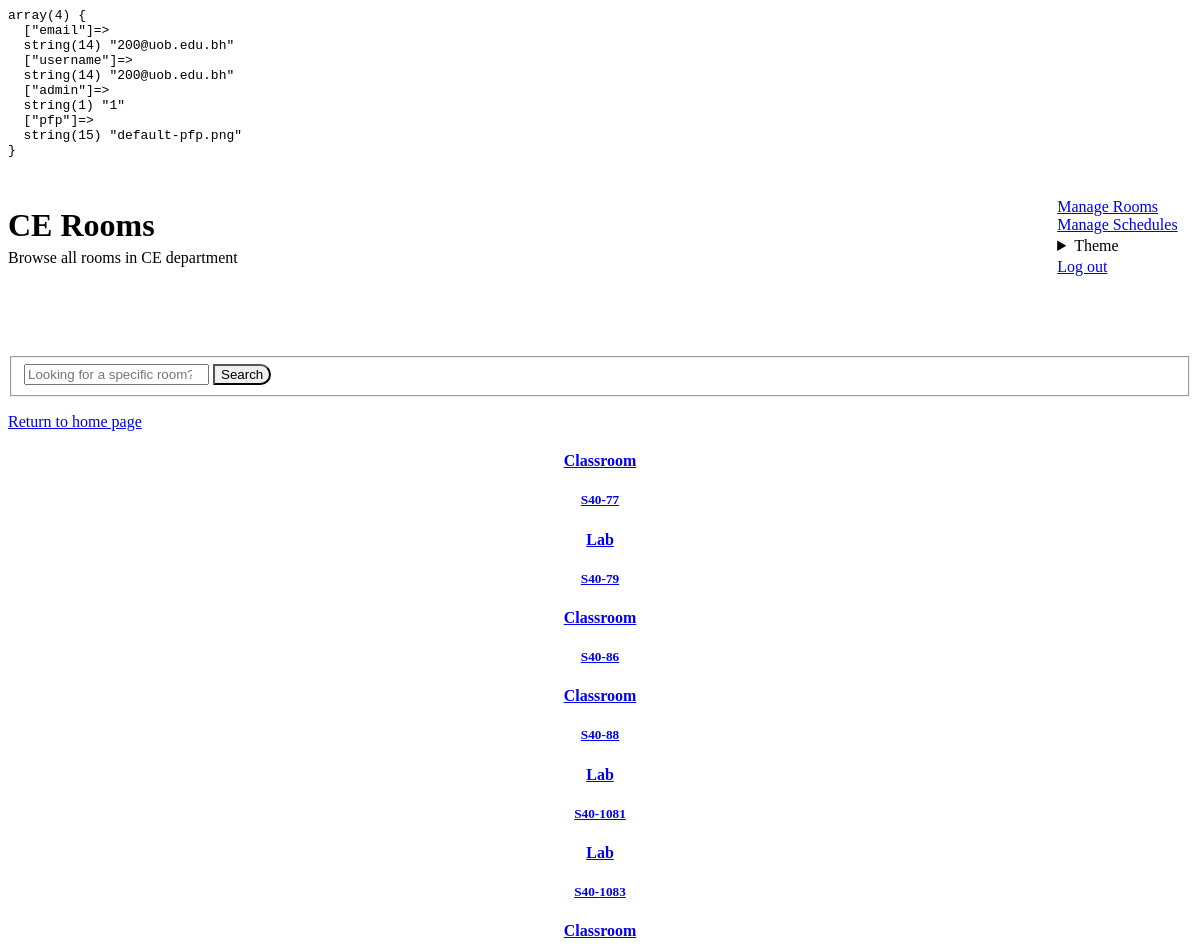
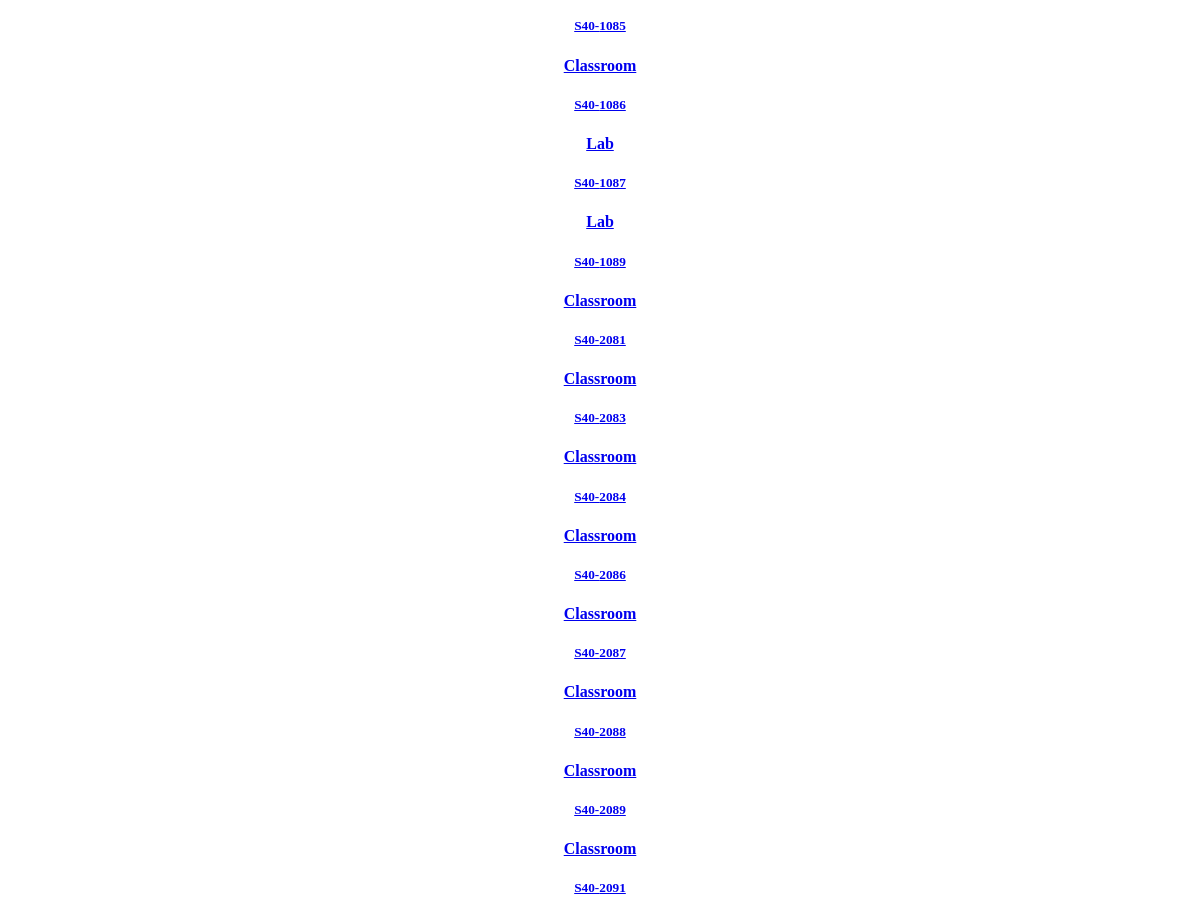
Screenshot of /rooms/ce (signed in) with the database file from the repository (2 pictures, top to bottom).
### tables this page shows
CREATE TABLE `rooms` (
  `room_id` int(11) NOT NULL,
  `room_name` varchar(256) DEFAULT NULL,
  `type` enum('classroom','lab') NOT NULL,
  `equip` set('Whiteboard','Smart Board','Projector','DC Power Supply','Digital Multimeter','Function Generator','Electronics Components','Server') NOT NULL,
  `dept` enum('is','cs','ce') NOT NULL,
  `capacity` int(11) NOT NULL,
  `usage` int(11) NOT NULL
);

### controllers/rooms/index.php (called while the page is built, shortened)
<?php
$config = require base_path('config.php');
$db = new Database($config['database']);
$dept = basename($uri);
$h1 = 'Rooms';
$p = 'Browse all rooms in IT college (S40)';
$rooms = [];
if ($dept === 'rooms') {
  $roomsQuery = $db->query('SELECT * FROM rooms');
  $rooms = $roomsQuery->fetchAll();
} else {
  if ($dept === 'is' || $dept === 'cs' || $dept === 'ce') {
    $roomsQuery = $db->query('SELECT * FROM rooms WHERE dept = :dept', [
      'dept' => $dept
    ]);
    $rooms = $roomsQuery->fetchAll();
    $dept = strtoupper($dept);
    $h1 =  "$dept Rooms";
    $p = "Browse all rooms in $dept department";
  }
}
view('rooms/index.view.php', [
  'h1' => $h1,
  'p' => $p,
  'rooms' => $rooms
]);

### public/index.php (called while the page is built, shortened)
<?php
require BASE_PATH . 'Core/functions.php';
spl_autoload_register(function ($class) {
  $class = str_replace("\\", DIRECTORY_SEPARATOR, $class);
});
$router = new \Core\Router();
$uri = parse_url($_SERVER['REQUEST_URI'])['path'];
$method = $_POST['_method'] ?? $_SERVER['REQUEST_METHOD'];
$router->route($uri, $method);

### config.php (called while the page is built)
<?php
return [
    'database' => [
        'host' => 'localhost',
        'port' => 3306,
        'dbname' => 'itcs333_project',
        'charset' => 'utf8mb4'
    ]
];

### Core/Database.php (called while the page is built, shortened)
<?php
class Database {
  public $connection;
  public function __construct($config, $username = 'root', $password = '') {
    $dsn = 'mysql:' . http_build_query($config, '', ';');
    $this->connection = new PDO($dsn, $username, $password, [
      PDO::ATTR_DEFAULT_FETCH_MODE => PDO::FETCH_ASSOC
    ]);
  }
  public function query($query, $params = []) {
    $this->statement = $this->connection->prepare($query);
    $this->statement->execute($params);
    return $this->statement;
  }
}

### views/rooms/index.view.php (the view)
<?php require base_path('views/partials/head.php'); ?>
<?php
if($_SESSION['admin'] === 0) require base_path('views/partials/user-header.php');
else require base_path('views/partials/admin-header.php');
?>
<?php require base_path('views/partials/search-bar.php'); ?>
<main>
  <section>
    <a href="/home">Return to home page</a>
  </section>
  <section class="grid">
    <?php foreach ($rooms as $room) : ?>
      <a href="/room?id=<?= $room['room_id'] ?>">
        <article>
            <h4> <?= ucfirst($room['type']) ?> </h4>
            <h5> <?= "S40-" . strtoupper($room['room_id']) ?> </h5>
        </article>
      </a>
    <?php endforeach; ?>
  </section>
</main>
<?php require base_path('views/partials/footer.php'); ?>

### Core/Router.php (shortened to what this page needs)
<?php
class Router
{
  protected $routes = [];
  public function get($uri, $controller)
  {
    $this->routes[] = [
      'uri' => $uri,
      'controller' => $controller,
      'method' => 'GET',
    ];
  }
  public function post($uri, $controller)
  {
    $this->routes[] = [
      'uri' => $uri,
      'controller' => $controller,
      'method' => 'POST',
    ];
  }
  public function route($uri, $method)
  {
    foreach ($this->routes as $route) {
      if ($route['uri'] === $uri && $route['method'] === strtoupper($method)) {
        require base_path($route['controller']);
        return true;
      }
    }
    return false;
  }
}

### public/style.css (style rules this page uses)
article { text-align: center; width: 100%; margin: 0; }
a { --pico-text-decoration: none; }
.grid { grid-template-columns: repeat(auto-fit, minmax(300px, 1fr)); }
.grid article { margin: 0; width: 100%; }

### rows the page displays
rooms: type "Classroom", room_id "77"
rooms: type "Lab", room_id "79"
rooms: type "Classroom", room_id "86"
rooms: type "Classroom", room_id "88"
rooms: type "Lab", room_id "1081"
rooms: type "Lab", room_id "1083"
rooms: type "Classroom", room_id "1085"
rooms: type "Classroom", room_id "1086"
rooms: type "Lab", room_id "1087"
rooms: type "Lab", room_id "1089"
rooms: type "Classroom", room_id "2081"
rooms: type "Classroom", room_id "2083"
rooms: type "Classroom", room_id "2084"
rooms: type "Classroom", room_id "2086"
rooms: type "Classroom", room_id "2087"
rooms: type "Classroom", room_id "2088"
rooms: type "Classroom", room_id "2089"
rooms: type "Classroom", room_id "2091"
